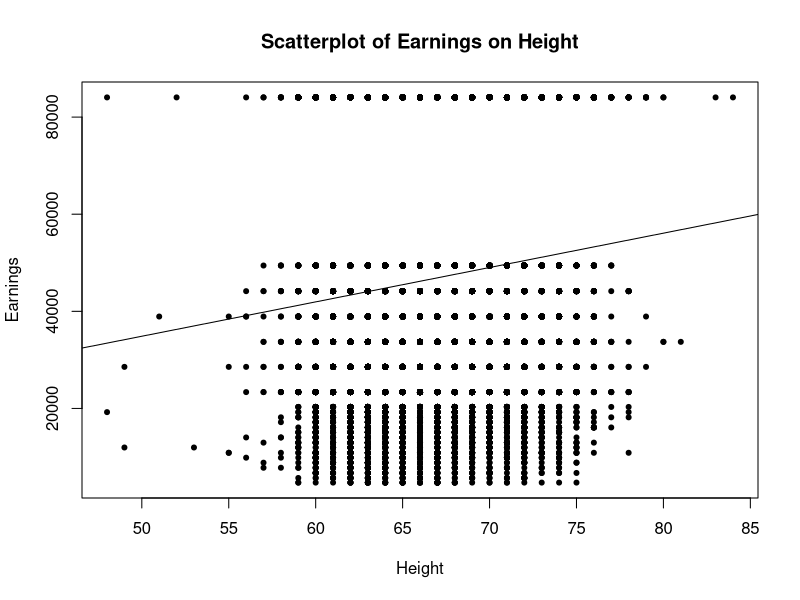

R code for this plot:
### SETUP

library(foreign)
library(tidyverse)

data <- read.dta("Earnings_and_Height.dta")
head(data)
summary(data)



### SOLUTIONS

### START OF QUESTION A ###

# What is the median value of the height in the sample?
heights <- data$height # set a variable for reuse
median_height <- median(heights)
median_height # 67

### END OF QUESTION A ###


### START OF QUESTION B ###

# Estimate average earnings for workers whose height is at most 67 inches.
heights_at_most_67 <- filter(data, data$height <= 67)
avr_earnings_when_height_at_most_67 <- mean(heights_at_most_67$earnings)
avr_earnings_when_height_at_most_67 # 44488.44

# Estimate average earnings for workers whose height is greater than 67 inches.
heights_greater_than_67 <- filter(data, height > 67)
avr_earnings_when_height_greater_than_67 <- mean(heights_greater_than_67$earnings)
avr_earnings_when_height_greater_than_67 # 49987.88

# On average, do taller workers earn more than shorter workers?
# How much more? What is a 95% confidence interval for the difference in
# average earnings?

# for the sake of the problem, let's just assume group with heights
# less than 67 to be shorter, and vice versa
difference <- avr_earnings_when_height_greater_than_67 - avr_earnings_when_height_at_most_67
difference # 5499.44
t.test(heights_greater_than_67$earnings, heights_at_most_67$earnings)
# 95% confidence interval is [4706.237, 6292.64]

### END OF QUESTION B ###


### START OF QUESTION C ###

# Construct a scatterplot of annual earnings (Earnings) on height (Height)
plot(data$earnings ~ data$height,
      xlab = "Height",
      ylab = "Earnings",
      main = "Scatterplot of Earnings on Height",
      pch = 20)

# The points on the plot fall along horizontal lines
# because of the following in the data description:
# In the survey, labor earnings are reported in 23 brackets 
# (for example, $26,000-$30,00).  For each of these brackets 
# Professors Case and Paxson estimated a value of average earnings 
# based on information in the Current Population, and these average values 
# were assigned to all workers with incomes in the corresponding bracket
# 
#
# Link to data description: https://www.princeton.edu/~mwatson/Stock-Watson_3u/Students/EE_Datasets/Earnings_and_Height_Description.docx

### END OF QUESTION C ###


### START OF QUESTION D ###
# Run a regression of Earnings on Height.
linear_model = lm(earnings ~ height, data=data)
linear_model
abline(linear_model)

slope <- linear_model$coefficients["height"]
slope # 707.6716
intercept <- linear_model$coefficients["(Intercept)"]
intercept # -512.7336

# Predict the earnings of the following workers
predict_earning_by_height = function(h) {
  intercept + slope * h
}

predictions = c(predict_earning_by_height(67), predict_earning_by_height(70),
predict_earning_by_height(65))

predictions # 46901.26    49024.28    45485.92
### END OF QUESTION D ###


### START OF QUESTION E ###
# Suppose height were measured in centimeters instead of inches. Answer
# the following questions about the Earnings on Height (in cm) regression

# i. What is the estimated slope of the regression?
data$height_in_cm <- data$height * 2.54
linear_model_with_heights_measured_in_cm <- lm(earnings ~ height_in_cm, data=data)
linear_model_with_heights_measured_in_cm 

slope <- linear_model_with_heights_measured_in_cm$coefficients["height_in_cm"]
slope # 278.6108

## ii. What is the estimated intercept of the regression?
intercept <- linear_model_with_heights_measured_in_cm$coefficients["(Intercept)"]
intercept # -512.7336


### iii. What is the R^2 of the regression?
summary_stats_cm = summary(linear_model_with_heights_measured_in_cm)
summary_stats_cm
R_squared = summary_stats_cm$r.squared
R_squared # 0.0108753

### iv. What is the SE of the regression?
SE = summary_stats_cm$sigma
SE # 26777.24

### END OF QUESTION E ###


### START OF QUESTION F ###

# Run a regression of Earnings on Height, using data for female workers only
# i. What is the estimated slope?
?ifelse
?subset

linear_model_with_female_only_heights = lm(earnings ~ height, 
                                           data=data,
                                           subset = sex == '0:female')
linear_model_with_female_only_heights
slope_for_female_only_heights = linear_model_with_female_only_heights$coefficients["height"]
slope_for_female_only_heights # 511.2222

# ii. A randomly selected woman is 1 inch taller than the average
# woman in the sample. Would you predict her earnings to be higher
# or lower than the average earnings for women in the sample? By how much?

# Ans: Higher than the avr earnings for women in the sample, bc the slope is 
# positive. This woman's earnings will be exactly $(slope) more than the avr
# earnings for women in the sample
difference_in_earnings = slope_for_female_only_heights * 1
difference_in_earnings

### END OF QUESTION F ###


### START OF QUESTION G ###

# Run a regression of Earnings on Height, using data for male workers only
# i. What is the estimated slope?
linear_model_with_male_only_heights = lm(earnings ~ height, 
                                           data=data,
                                           subset = sex == '1:male')
linear_model_with_male_only_heights
slope_for_male_only_heights = linear_model_with_male_only_heights$coefficients["height"]
slope_for_male_only_heights # 1306.86

# ii. A randomly selected woman is 1 inch taller than the average
# woman in the sample. Would you predict her earnings to be higher
# or lower than the average earnings for women in the sample? By how much?

# Ans: Similar to the case of women's earnings, the guy's earnings will be
# higher than the avr earnings for the guys in the sample, bc the slope is 
# positive. This guy's earnings will be exactly $(slope) more than the avr
# earnings for women in the sample
difference_in_earnings_for_male = slope_for_male_only_heights * 1
difference_in_earnings_for_male

### END OF QUESTION G ###


### START OF QUESTION H ###

# Do you think that height is uncorrelated with other factors that cause
# earning? That is, do you think that the regression error term, ui has a
# conditional mean of 0 given Height (Xi)?

# Ans: Would have to be if the OLS assumptions were to be valid.
# Although in reality, I'd expect height to be dependent on other variables 
# as well, such as nutrition, family/education background, etc

### END OF QUESTION H ###